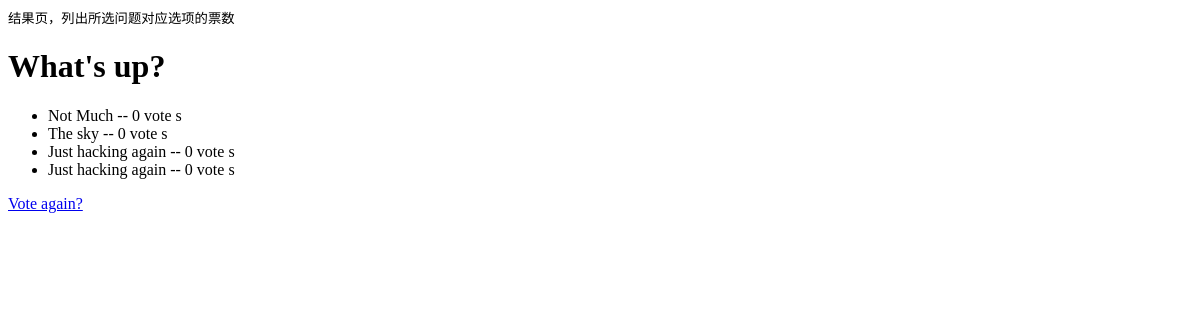
Before: /polls/1/results/ with the older database file.
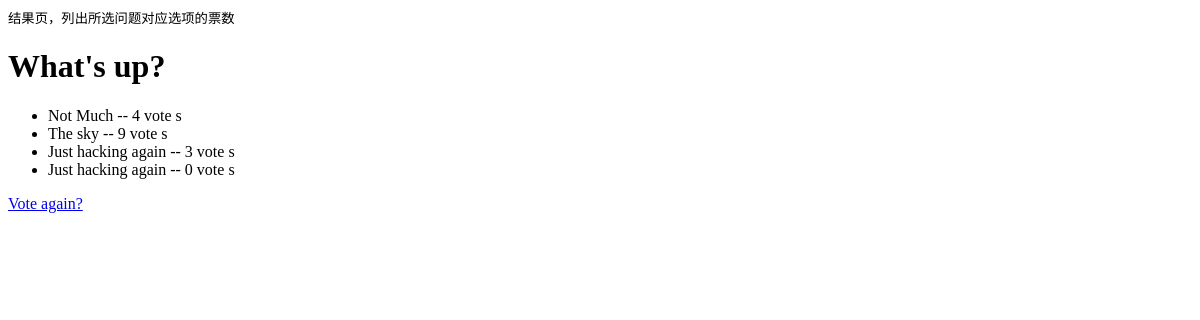
After: the same page with the newer database file.
### polls/models.py (models this page shows, shortened)
class Choice(models.Model):
    question = models.ForeignKey(Question, on_delete=models.CASCADE)
    choice_text = models.CharField(max_length=200)
    votes = models.IntegerField(default = 0)

### polls/views.py (the view)
# urls.py: path('<int:pk>/results/', views.ResultsView.as_view(), name='results'),
class ResultsView(generic.DetailView):
    model = Question
    template_name = 'polls/results.html'

### polls/templates/polls/results.html (shortened to what this page needs)
<!DOCTYPE html>
<html lang="en">
<head>
</head>
<body>
<small>结果页，列出所选问题对应选项的票数<br/></small>
    <h1>{{ question.question_text }}</h1>
    <ul>
        {% for choice in question.choice_set.all %}
            <li>{{ choice.choice_text }} -- {{ choice.votes }} vote {{ choice.votes|pluralize }}</li>
        {% endfor %}
    </ul>
    <a href="{% url 'polls:detail' question.id %}">Vote again?</a>
</body>
</html>

Changed rows visible on the page:
changed Choice "Not Much": votes "0" → "4"
changed Choice "The sky": votes "0" → "9"
changed Choice (number 3 of 4 on the later page): votes "0" → "3"
